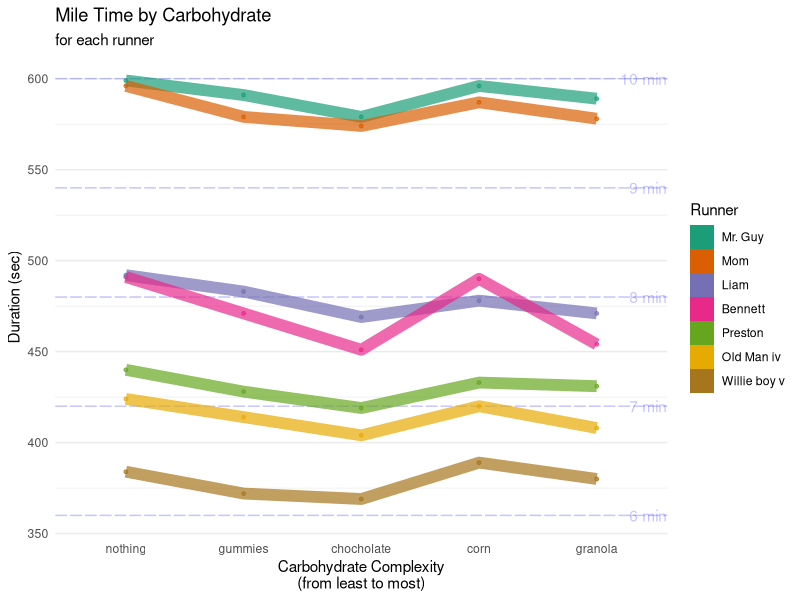
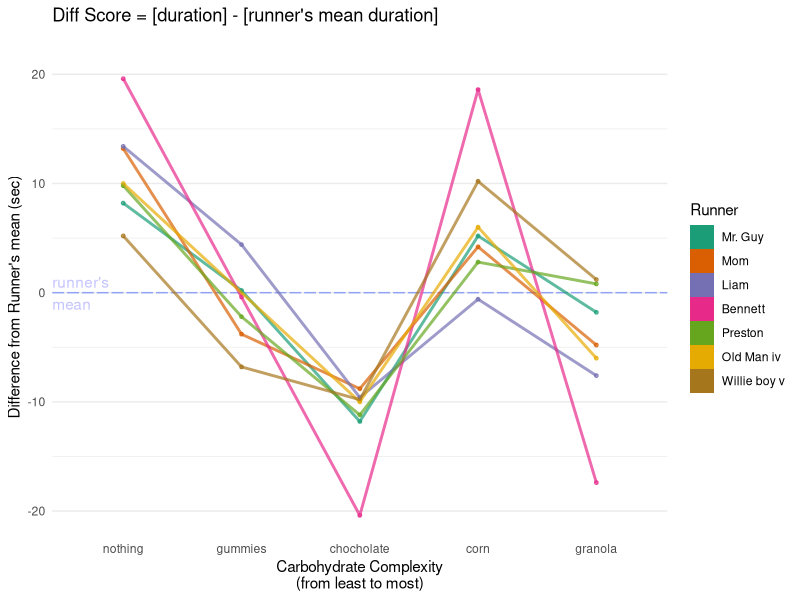
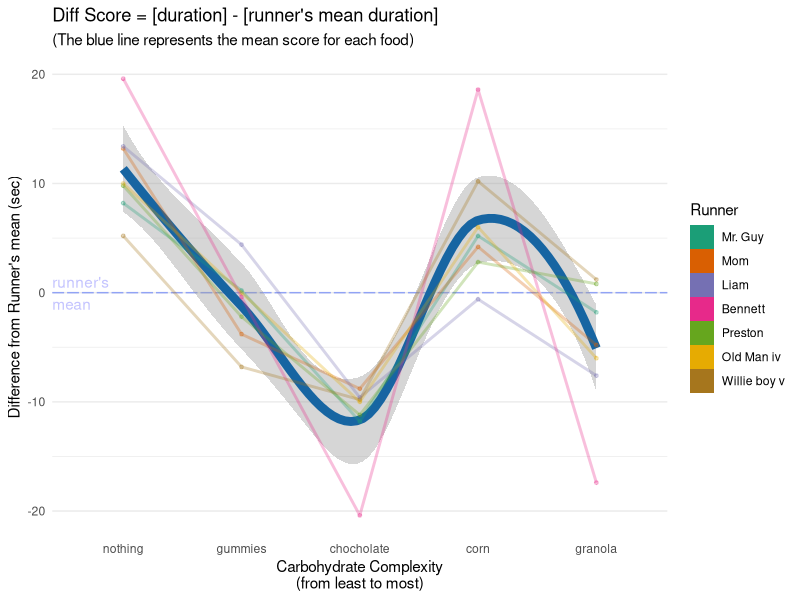
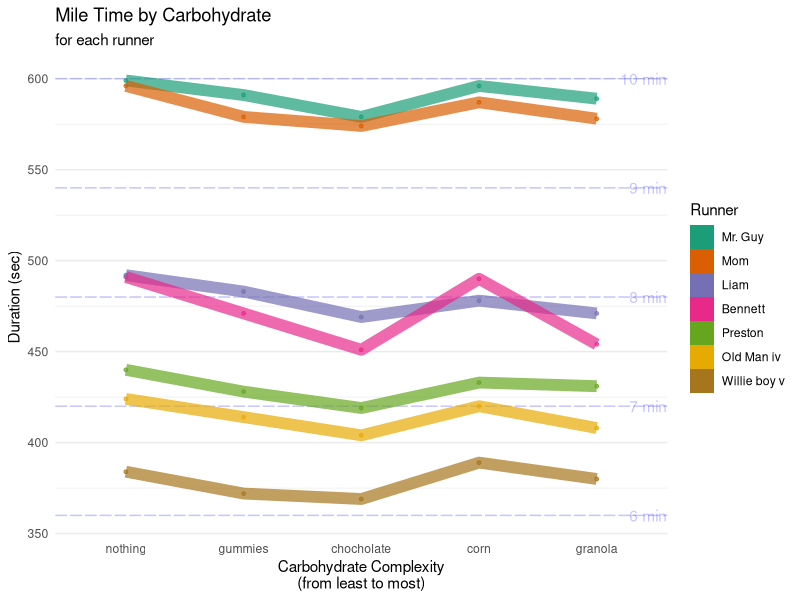
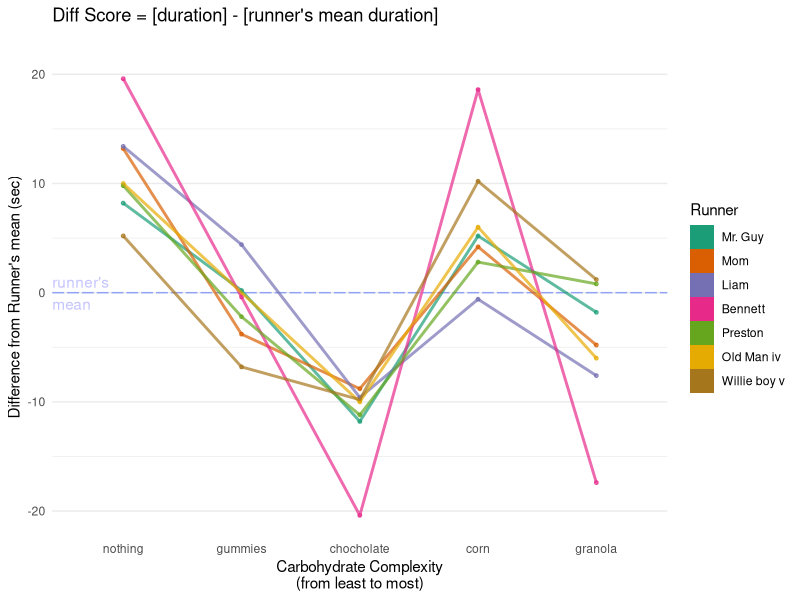
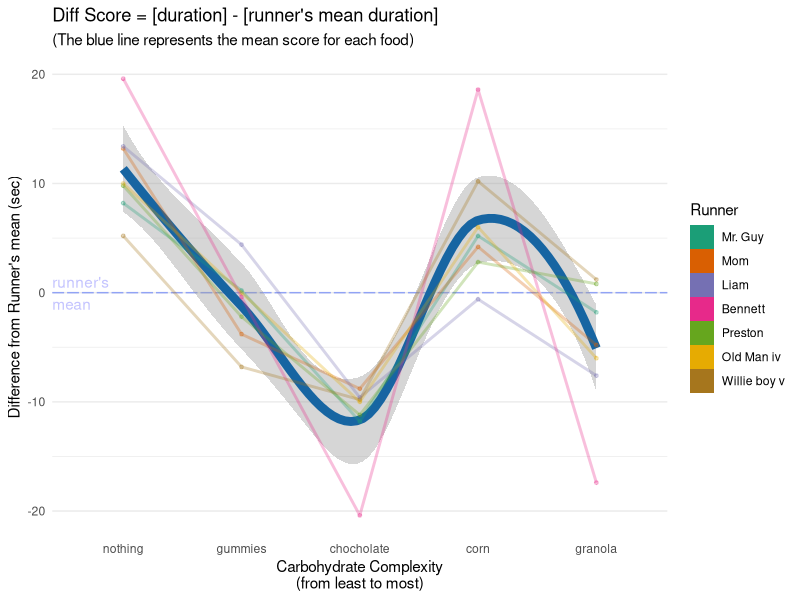

Source code (R) for these figures, in order:
library(ggplot2)
ds <-
  tibble::tibble(
  runner = c("Willie boy v",
                        "Willie boy v","Willie boy v","Willie boy v","Willie boy v",
                        "Old Man iv","Old Man iv","Old Man iv","Old Man iv",
                        "Old Man iv","Mom","Mom","Mom","Mom","Mom","Bennett",
                        "Bennett","Bennett","Bennett","Bennett","Mr. Guy",
                        "Mr. Guy","Mr. Guy","Mr. Guy","Mr. Guy","Preston",
                        "Preston","Preston","Preston","Preston","Liam","Liam",
                        "Liam","Liam","Liam"),
               food = c("nothing","gummies",
                        "chocholate","corn","granola","nothing","gummies",
                        "chocholate","corn","granola","nothing","gummies",
                        "chocholate","corn","granola","nothing",
                        "gummies","chocholate","corn","granola","nothing",
                        "gummies","chocholate","corn","granola","nothing",
                        "gummies","chocholate","corn","granola",
                        "nothing","gummies","chocholate","corn","granola"),
               time = c("6:24","6:12","6:09",
                        "6:29","6:20","7:04","6:54","6:44","7:00","6:48",
                        "9:56","9:39","9:34","9:47","9:38","8:11","7:51",
                        "7:31","8:10","7:34","9:59","9:51","9:39","9:56",
                        "9:49","7:20","7:08","6:59","7:13","7:11","8:12",
                        "8:03","7:49","7:58","7:51")
)

ds <-
  ds |>
  dplyr::mutate(
    minutes = as.integer(sub("^(\\d{1,2}):(\\d{2})$", "\\1", time)),
    seconds = as.integer(sub("^(\\d{1,2}):(\\d{2})$", "\\2", time)),
    duration = 60 * minutes + seconds,
  ) |>
  dplyr::mutate(
    food = factor(food, c("nothing", "gummies", "chocholate", "corn", "granola")),
    runner = factor(runner, c("Mr. Guy", "Mom", "Liam", "Bennett", "Preston", "Old Man iv", "Willie boy v")),
  ) |>
  dplyr::select(
    -time,
    -minutes,
    -seconds,
  ) |>
  dplyr::group_by(runner) |>
  dplyr::mutate(
    diff = duration - mean(duration)
  ) |>
  dplyr::ungroup()

ggplot(ds, aes(x = food, y = duration, group = runner, color = runner)) +
  geom_hline(yintercept = 6:10 * 60, linetype = "82", color = "#2222ff44") +
  annotate("text", x=Inf, y=6:10 * 60, label = paste(6:10, "min"), hjust = 1, color = "#2222ff44") +
  geom_point(size = 1, alpha = .7, key_glyph = draw_key_rect) +
  geom_line(linewidth = 4, alpha = .7, key_glyph = draw_key_rect) +
  scale_color_brewer(palette = "Dark2") +
  theme_minimal() +
  guides(color = guide_legend(override.aes = list(alpha = 1))) +
  theme(panel.grid.major.x = element_blank()) +
  labs(
    title     = "Mile Time by Carbohydrate",
    subtitle  = "for each runner",
    x         = "Carbohydrate Complexity\n(from least to most)",
    y         = "Duration (sec)",
    color     = "Runner"
  )

ggsave(
  "time-by-food.png",
  dpi = 1200,
  height = 5.5,
  width = 8,
  scale = 1,
  units = "in",
  bg    = "#ffffff"
)

ggplot(ds, aes(x = food, y = diff, group = runner, color = runner)) +
  geom_hline(yintercept = 0, linetype = "82", color = "#91a3f5") +
  annotate("text", x=-Inf, y=0, label = "runner's\nmean", hjust = 0, color = "#2222ff44") +
  geom_point(size = 1, alpha = .7, key_glyph = draw_key_rect) +
  geom_line(linewidth = 1, alpha = .7, key_glyph = draw_key_rect) +
  scale_color_brewer(palette = "Dark2") +
  guides(color = guide_legend(override.aes = list(alpha = 1))) +
  theme_minimal() +
  theme(panel.grid.major.x = element_blank()) +
  labs(
    title     = "Diff Score = [duration] - [runner's mean duration]",
    subtitle  = "",
    x         = "Carbohydrate Complexity\n(from least to most)",
    y         = "Difference from Runner's mean (sec)",
    color     = "Runner"
  )

ggsave(
  "diff-1.png",
  dpi = 1200,
  height = 5.5,
  width = 8,
  scale = 1,
  units = "in",
  bg    = "#ffffff"
)

ggplot(ds, aes(x = food, y = diff, group = runner, color = runner)) +
  geom_hline(yintercept = 0, linetype = "82", color = "#91a3f5") +
  annotate("text", x=-Inf, y=0, label = "runner's\nmean", hjust = 0, color = "#2222ff44") +
  geom_smooth(aes(group = 1, color = NULL), linewidth = 3, color = "#1765a2") +
  geom_point(size = 1, alpha = .3, key_glyph = draw_key_rect) +
  geom_line(linewidth = 1, alpha = .3, key_glyph = draw_key_rect) +
  scale_color_brewer(palette = "Dark2") +
  guides(color = guide_legend(override.aes = list(alpha = 1))) +
  theme_minimal() +
  theme(panel.grid.major.x = element_blank()) +
  labs(
    title     = "Diff Score = [duration] - [runner's mean duration]",
    subtitle  = "(The blue line represents the mean score for each food)",
    x         = "Carbohydrate Complexity\n(from least to most)",
    y         = "Difference from Runner's mean (sec)",
    color     = "Runner"
  )

ggsave(
  "diff-2.png",
  dpi = 1200,
  height = 5.5,
  width = 8,
  scale = 1,
  units = "in",
  bg    = "#ffffff"
)
